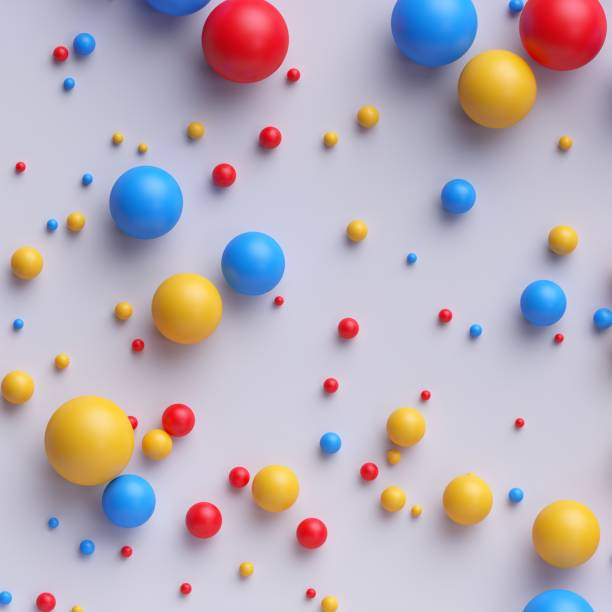
#> input picture colorful_balls.jpg, 612 x 612 px
$ python CPV14_thresholding.py
#> lines starting #> are read from the running program, lines starting #| are printed output that depends on the picture
import cv2 as cv

img = cv.imread("colorful_balls.jpg")
#> img is the input picture: shape (612, 612, 3); mean B, G, R 185.8, 175.4, 186
threshold_value = 50
_, thres = cv.threshold(img, threshold_value, 255, cv.THRESH_BINARY)
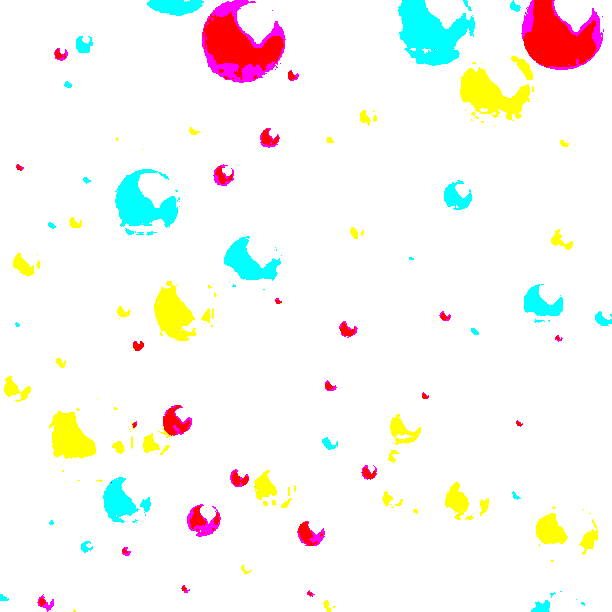
#> thres: shape (612, 612, 3); mean B, G, R 242.9, 247, 247.9
_, thres1 = cv.threshold(img, threshold_value, 255, cv.THRESH_BINARY_INV)
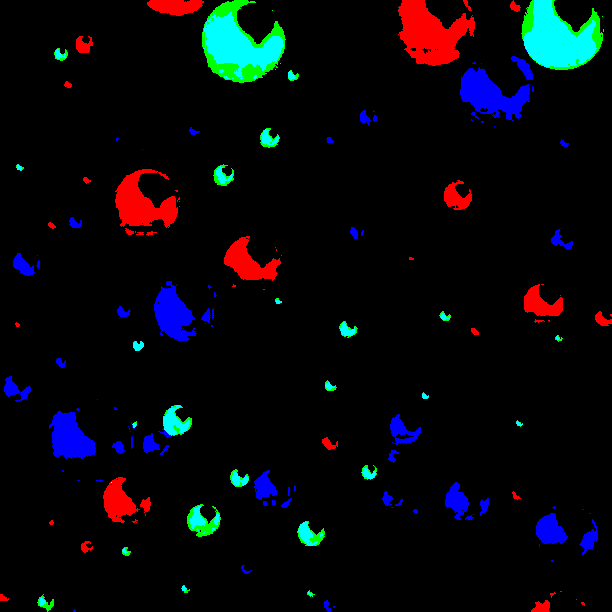
#> thres1: shape (612, 612, 3); mean B, G, R 12.1, 8, 7.1
_, thres2 = cv.threshold(img, threshold_value, 255, cv.THRESH_TRUNC)
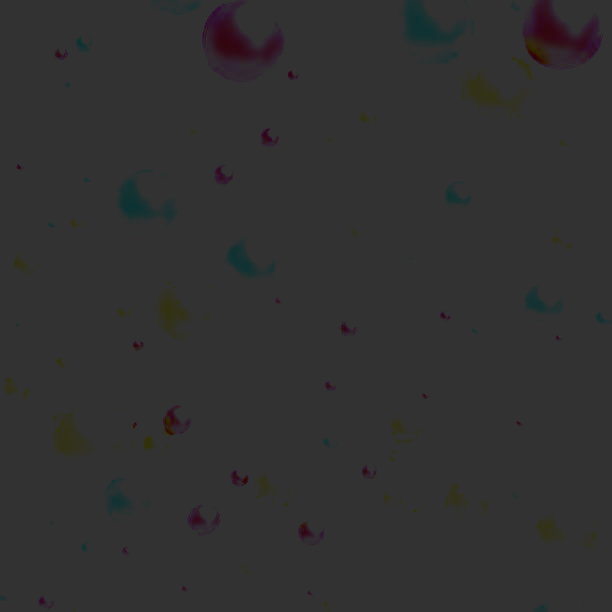
#> thres2: shape (612, 612, 3); mean B, G, R 49.4, 49.4, 49.6
_, thres3 = cv.threshold(img, threshold_value, 255, cv.THRESH_TOZERO)
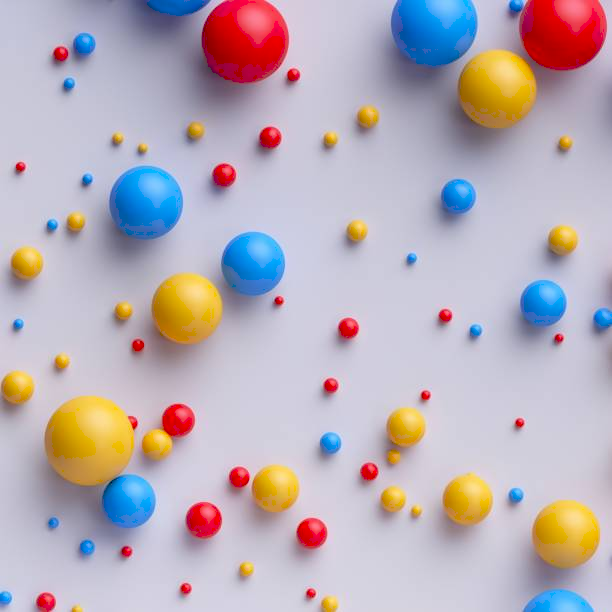
#> thres3: shape (612, 612, 3); mean B, G, R 184.1, 174.5, 185
_, thres4 = cv.threshold(img, threshold_value, 255, cv.THRESH_TOZERO_INV)
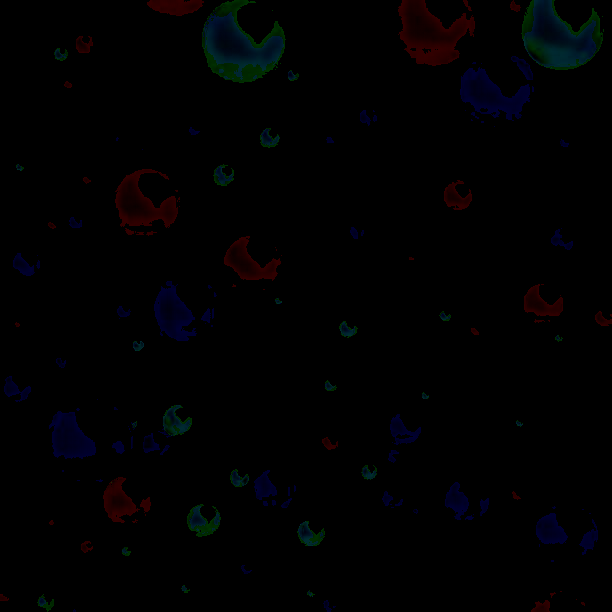
#> thres4: shape (612, 612, 3); mean B, G, R 1.7, 0.9, 1


cv.imshow("image", img)
cv.imshow("thres", thres)
cv.imshow("THRESH_BINARY_INV", thres1)
cv.imshow("THRESH_TRUNC", thres2)
cv.imshow("THRESH_TOZERO", thres3)
cv.imshow("THRESH_TOZERO_INV", thres4)
cv.waitKey(0)
cv.destroyAllWindows()
